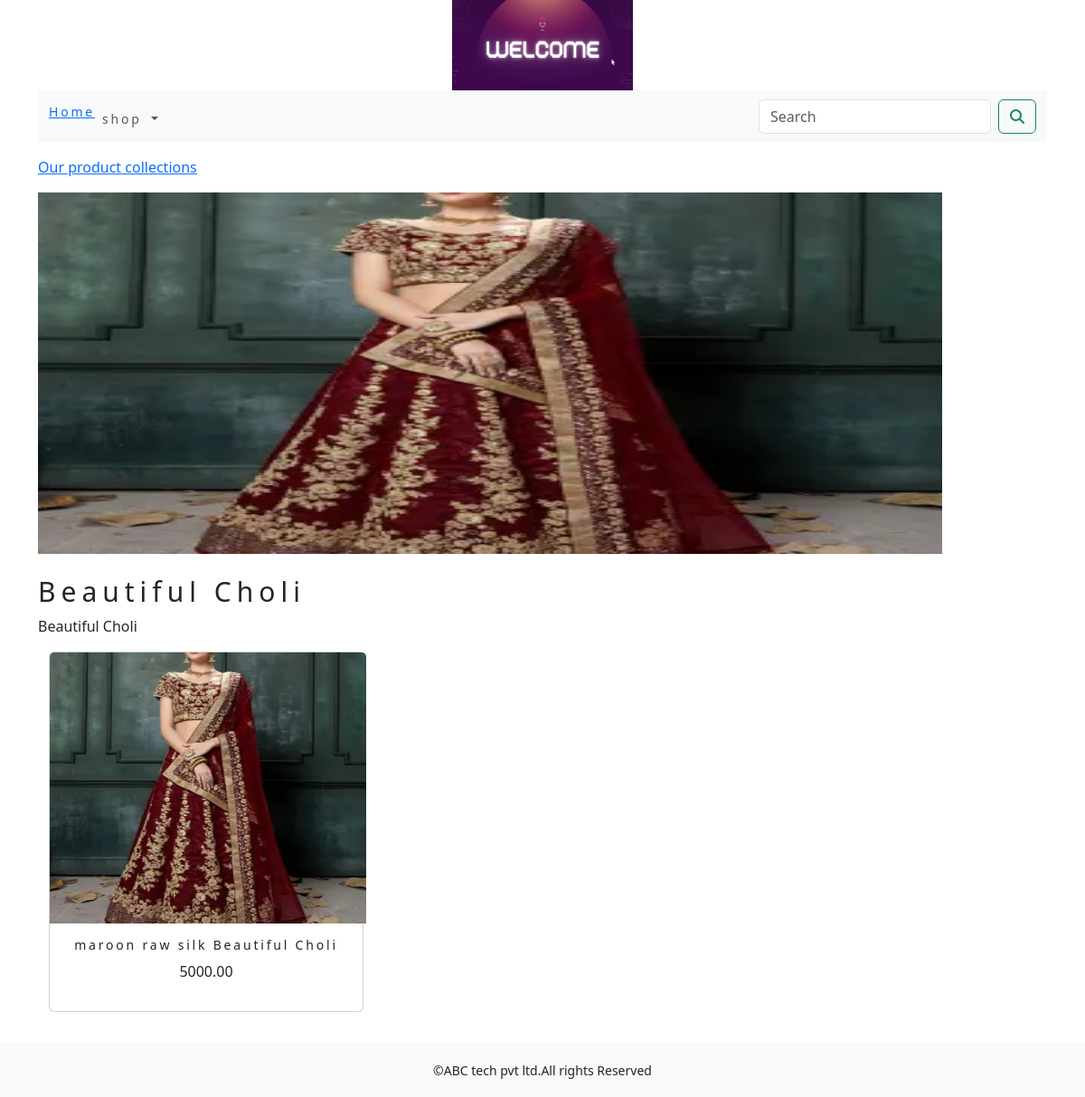
/shop/beautiful-choli/, run on the app's committed database.
### shopapp/models.py (models this page shows, shortened)
class category(models.Model):
    name=models.CharField(max_length=250,unique=True)
    slug=models.SlugField(max_length=250,unique=True)
    description=models.TextField(blank=True)
    image=models.ImageField(upload_to='category',blank=True)
    class Meta:
        ordering=('name',)
        verbose_name='category'
        verbose_name_plural='categorys'
    def get_url(self):
        return reverse('shopapp:products_by_category', args=[self.slug])

class product(models.Model):
    name=models.CharField(max_length=250,unique=True)
    slug=models.SlugField(max_length=250,unique=True)
    description=models.TextField(blank=True)
    price=models.DecimalField(max_digits=10,decimal_places=2)
    category=models.ForeignKey(category,on_delete=models.CASCADE)
    image=models.ImageField(upload_to='product',blank=True)
    stock=models.IntegerField()
    available=models.BooleanField(default=True)
    created=models.DateTimeField(auto_now_add=True)
    updated=models.DateTimeField(auto_now=True)
    def get_url(self):
        return reverse('shopapp:proCatdetail',args=[self.category.slug,self.slug])
    class Meta:
        ordering = ('name',)
        verbose_name = 'product'
        verbose_name_plural = 'products'

### shopapp/views.py (the view)
# urls.py: path('',views.allprodCat,name='allprodCat'),
def allprodCat(request,c_slug=None):
    c_page=None
    products_list=None
    if c_slug!=None:
        c_page=get_object_or_404(category,slug=c_slug)
        products_list=product.objects.all().filter(category=c_page,available=True)
    else:
        products_list=product.objects.all().filter(available=True)
    paginator=Paginator(products_list,6)
    try:
        page=int(request.GET.get('page','1'))
    except:
        page=1
    try:
        products= paginator.page(page)
    except (EmptyPage,InvalidPage):
        products=paginator.page(paginator.num_pages)
        return render('/')
    return render(request,"category.html",{'category':c_page,'products':products})

### cart/context_processor.py (called while the page is built)
def counter(request):
    item_count=0
    if 'admin' in request.path:
        return {}
    else:
       try:
           cart=Cart.objects.filter(cart_id=_cart_id(request))
           car_items=CartItem.objects.all().filter(cart=cart[:1])
           for cart_item in car_items:
               item_count += cart_item.quantity1
       except Cart.DoesNotExist:
           item_count =0
    return  dict(item_count=item_count)

### cart/views.py (called while the page is built)
def _cart_id(request):
    cart=request.session.session_key
    if not cart:
        cart=request.session.create()
    return cart

### shopapp/cotext_processors.py (called while the page is built)
def menu_links(request):
    links=category.objects.all()
    return dict(links=links)

### templates/category.html (shortened to what this page needs)
{% extends 'base.html' %}
{% load static %}
{% block content %}
{% if category %}
<div>
    <div class="row my_row_class">
        <div class="mx-auto">
        <p><a href="{% url 'shopapp:allprodCat' %}">Our product collections</a></p>
    </div>
        </div>
</div>
{% endif %}
<div class="mx_auto">
    {% if category %}
    <img class="my_image" src="{{category.image.url}}" alt="{{category.name}}" style="width:1000px; height:400px;" >
</div>
  <br>
<div>
    <h1 class="text_center my_title">{{category.name}}</h1>
    <p class="text-justify">{{category.description}}</p>
</div>
{% endif %}
<div class="container">
    <div class="row mx_auto">
        {% for product in products.object_list %}
        <div class="my_bottom_margin col-9 col-sm-12 col-md-4 col-lg-4">
            <div class="card text-center" style="min-width:18rem;">
                <a href="{{product.get_url}}"><img class="card-img-top my_image" src="{{product.image.url}}" alt="{{product.name}}" style="width:350px; height:300px;"></a>
                <div class="card-body">
                    <h4>{{product.name}}</h4>
                    <p>{{product.price}}</p>
                </div>
            </div>
        </div>
        {% endfor %}
    </div>
    <br>
</div>
{% endblock %}

### static/css/custom.css (style rules this page uses)
body { font-family: 'IBM Plex Sans', sans-serif; }
.my_row_class { padding-top:15px; }
.my_image { width:1200px; height:auto; }
.my_title { font-size:30px; text_transform:uppercase; letter-spacing:.2em; }
.my_bottom_margin { margin-bottom:10px; }
.card-body h4 { font-size:14px; text_transform:uppercase; letter-spacing:.2em }

### data on the page
category: image (picture), name "Beautiful Choli", description "Beautiful Choli"
product: image (picture), name "maroon raw silk Beautiful Choli", price "5000.00"
